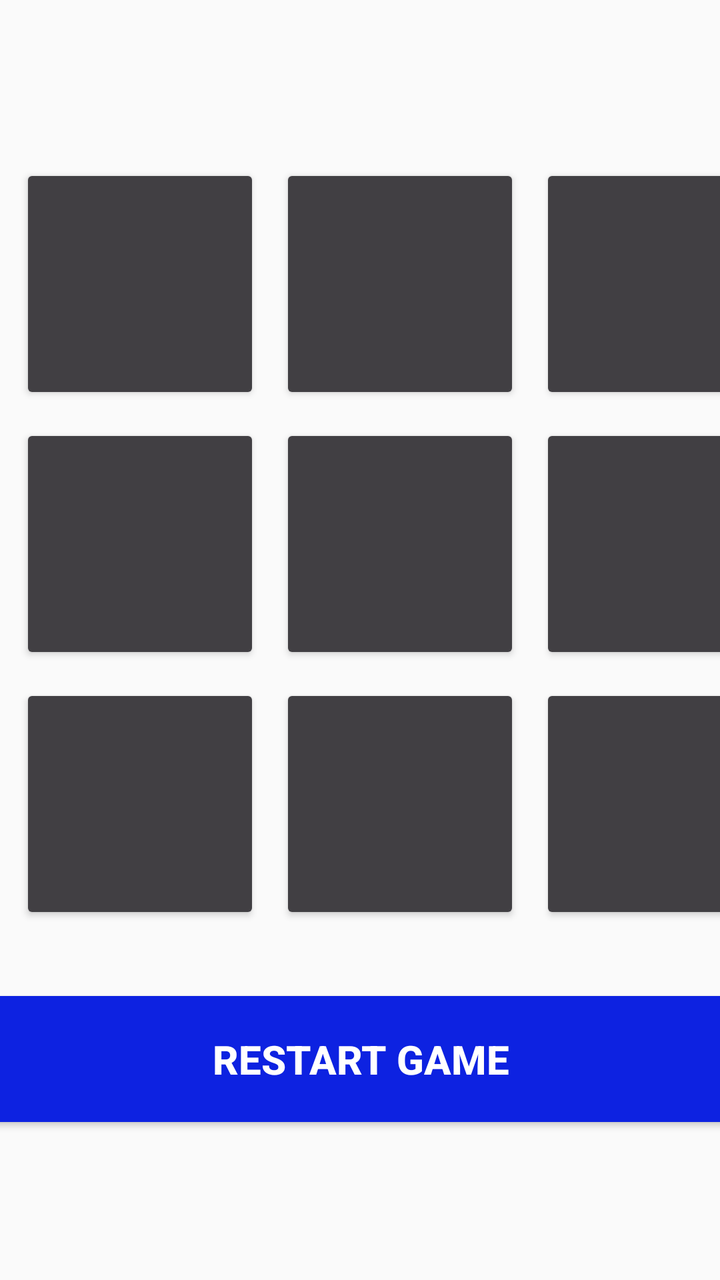
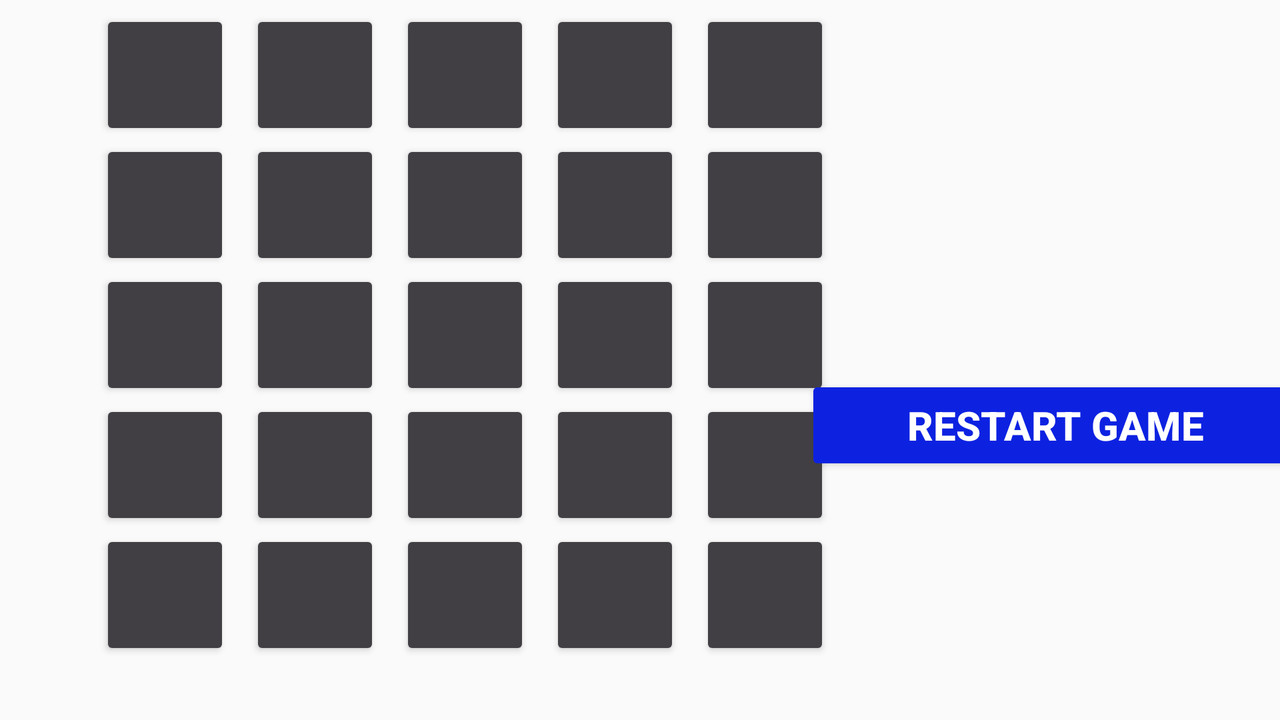

The same Android screen from two of the app's own layout files: first res/layout/ as a phone draws it, then the repository's variant for another configuration, drawn on a device whose configuration selects that folder. Both files follow.
<!-- AndroidManifest.xml: application theme AppTheme -->
<!-- res/layout/activity_game.xml -->
<?xml version="1.0" encoding="utf-8"?>

<androidx.constraintlayout.widget.ConstraintLayout
    xmlns:android="http://schemas.android.com/apk/res/android"
    xmlns:app="http://schemas.android.com/apk/res-auto"
    xmlns:tools="http://schemas.android.com/tools"
    android:layout_width="match_parent"
    android:layout_height="match_parent"
    tools:context=".GameActivity">

    <Button
        android:id="@+id/button1"
        android:layout_width="120dp"
        android:layout_height="120dp"
        android:layout_marginStart="10dp"
        android:layout_marginTop="25dp"
        android:backgroundTint="#413F43"
        android:onClick="onClickBtn"
        android:tag="1"
        android:textColor="#ffffff"
        android:textSize="60sp"
        android:textStyle="bold"
        app:layout_constraintStart_toStartOf="parent"
        app:layout_constraintTop_toBottomOf="@+id/textView" />

    <Button
        android:id="@+id/button2"
        android:layout_width="120dp"
        android:layout_height="120dp"
        android:layout_marginStart="10dp"
        android:backgroundTint="#413F43"
        android:onClick="onClickBtn"
        android:tag="2"
        android:textColor="#ffffff"
        android:textSize="60sp"
        android:textStyle="bold"
        app:layout_constraintLeft_toRightOf="@+id/button1"
        app:layout_constraintTop_toTopOf="@+id/button1" />

    <Button
        android:id="@+id/button3"
        android:layout_width="120dp"
        android:layout_height="120dp"
        android:layout_marginStart="10dp"
        android:backgroundTint="#413F43"
        android:onClick="onClickBtn"
        android:tag="3"
        android:textColor="#ffffff"
        android:textSize="60sp"
        app:layout_constraintStart_toEndOf="@+id/button2"
        app:layout_constraintTop_toTopOf="@+id/button2" />

    <Button
        android:id="@+id/button4"
        android:layout_width="120dp"
        android:layout_height="120dp"
        android:layout_marginTop="10dp"
        android:backgroundTint="#413F43"
        android:onClick="onClickBtn"
        android:tag="4"
        android:textColor="#ffffff"
        android:textSize="60sp"
        android:textStyle="bold"
        app:layout_constraintLeft_toLeftOf="@+id/button1"
        app:layout_constraintTop_toBottomOf="@+id/button1" />

    <Button
        android:id="@+id/button5"
        android:layout_width="120dp"
        android:layout_height="120dp"
        android:layout_marginStart="10dp"
        android:backgroundTint="#413F43"
        android:onClick="onClickBtn"
        android:tag="5"
        android:textColor="#ffffff"
        android:textSize="60sp"
        android:textStyle="bold"
        app:layout_constraintLeft_toRightOf="@+id/button4"
        app:layout_constraintTop_toTopOf="@+id/button4" />

    <Button
        android:id="@+id/button6"
        android:layout_width="120dp"
        android:layout_height="120dp"
        android:layout_marginStart="10dp"
        android:backgroundTint="#413F43"
        android:onClick="onClickBtn"
        android:tag="6"
        android:textColor="#ffffff"
        android:textSize="60sp"
        android:textStyle="bold"
        app:layout_constraintLeft_toRightOf="@+id/button5"
        app:layout_constraintTop_toTopOf="@+id/button5" />

    <Button
        android:id="@+id/button7"
        android:layout_width="120dp"
        android:layout_height="120dp"
        android:layout_marginStart="10dp"
        android:layout_marginTop="10dp"
        android:backgroundTint="#413F43"
        android:onClick="onClickBtn"
        android:tag="7"
        android:textColor="#ffffff"
        android:textSize="60sp"
        app:layout_constraintStart_toStartOf="parent"
        app:layout_constraintTop_toBottomOf="@+id/button4" />

    <Button
        android:id="@+id/button8"
        android:layout_width="120dp"
        android:layout_height="120dp"
        android:layout_marginStart="10dp"
        android:backgroundTint="#413F43"
        android:onClick="onClickBtn"
        android:tag="8"
        android:textColor="#ffffff"
        android:textSize="60sp"
        android:textStyle="bold"
        app:layout_constraintStart_toEndOf="@+id/button7"
        app:layout_constraintTop_toTopOf="@+id/button7" />

    <Button
        android:id="@+id/button9"
        android:layout_width="120dp"
        android:layout_height="120dp"
        android:layout_marginStart="10dp"
        android:backgroundTint="#413F43"
        android:onClick="onClickBtn"
        android:tag="9"
        android:textColor="#ffffff"
        android:textSize="60sp"
        app:layout_constraintStart_toEndOf="@+id/button8"
        app:layout_constraintTop_toTopOf="@+id/button8" />

    <TextView
        android:id="@+id/textView"
        android:layout_width="wrap_content"
        android:layout_height="wrap_content"
        android:layout_marginTop="30dp"
        android:textColor="#413F43"
        android:textSize="20sp"
        android:textStyle="bold"
        app:layout_constraintEnd_toEndOf="parent"
        app:layout_constraintStart_toStartOf="parent"
        app:layout_constraintTop_toTopOf="parent" />

    <Button
        android:id="@+id/restartButton"
        android:layout_width="400dp"
        android:layout_height="75dp"
        android:layout_marginTop="30dp"
        android:backgroundTint="#0D22E1"
        android:onClick="onClickResetBtn"
        android:text="@string/reset"
        android:textColor="#FFFFFF"
        android:textSize="20sp"
        android:textStyle="bold"
        app:layout_constraintEnd_toEndOf="parent"
        app:layout_constraintStart_toStartOf="parent"
        app:layout_constraintTop_toBottomOf="@+id/button8" />

</androidx.constraintlayout.widget.ConstraintLayout>
<!-- resources referenced by this layout -->
<resources>
  <string name="reset">Restart Game</string>
  <style name="AppTheme" parent="Theme.AppCompat.Light.DarkActionBar">
          
          <item name="colorPrimary">@color/primaryColor</item>
          <item name="colorPrimaryDark">@color/colorPrimaryDark</item>
          <item name="colorAccent">@color/colorAccent</item>
      </style>
  <color name="primaryColor">#6200EE</color>
  <color name="colorPrimaryDark">#3700B3</color>
  <color name="colorAccent">#03DAC5</color>
</resources>
<!-- res/layout-land/activity_game.xml (the repository's variant of the layout above) -->
<!-- drawn on the phone turned sideways -->
<?xml version="1.0" encoding="utf-8"?>

<androidx.constraintlayout.widget.ConstraintLayout xmlns:android="http://schemas.android.com/apk/res/android"
    xmlns:app="http://schemas.android.com/apk/res-auto"
    xmlns:tools="http://schemas.android.com/tools"
    android:layout_width="match_parent"
    android:layout_height="match_parent">

    <Button
        android:id="@+id/button18"
        android:layout_width="65dp"
        android:layout_height="65dp"
        android:layout_marginStart="10dp"
        android:backgroundTint="#413F43"
        android:onClick="onClickBtn"
        android:tag="18"
        android:textColor="#ffffff"
        android:textSize="25sp"
        android:textStyle="bold"
        app:layout_constraintStart_toEndOf="@+id/button17"
        app:layout_constraintTop_toTopOf="@+id/button17" />

    <Button
        android:id="@+id/button3"
        android:layout_width="65dp"
        android:layout_height="65dp"
        android:layout_marginStart="10dp"
        android:backgroundTint="#413F43"
        android:onClick="onClickBtn"
        android:tag="3"
        android:textColor="#ffffff"
        android:textSize="25sp"
        android:textStyle="bold"
        app:layout_constraintStart_toEndOf="@+id/button2"
        app:layout_constraintTop_toTopOf="@+id/button2" />

    <Button
        android:id="@+id/button2"
        android:layout_width="65dp"
        android:layout_height="65dp"
        android:layout_marginStart="10dp"
        android:backgroundTint="#413F43"
        android:onClick="onClickBtn"
        android:tag="2"
        android:textColor="#ffffff"
        android:textSize="25sp"
        android:textStyle="bold"
        app:layout_constraintStart_toEndOf="@+id/button1"
        app:layout_constraintTop_toTopOf="@+id/button1" />

    <Button
        android:id="@+id/button11"
        android:layout_width="65dp"
        android:layout_height="65dp"
        android:backgroundTint="#413F43"
        android:onClick="onClickBtn"
        android:tag="11"
        android:textColor="#ffffff"
        android:textSize="25sp"
        android:textStyle="bold"
        app:layout_constraintStart_toStartOf="@+id/button6"
        app:layout_constraintTop_toBottomOf="@+id/button6" />

    <Button
        android:id="@+id/button12"
        android:layout_width="65dp"
        android:layout_height="65dp"
        android:layout_marginStart="10dp"
        android:backgroundTint="#413F43"
        android:onClick="onClickBtn"
        android:tag="12"
        android:textColor="#ffffff"
        android:textSize="25sp"
        android:textStyle="bold"
        app:layout_constraintStart_toEndOf="@+id/button11"
        app:layout_constraintTop_toTopOf="@+id/button11" />

    <Button
        android:id="@+id/button13"
        android:layout_width="65dp"
        android:layout_height="65dp"
        android:layout_marginStart="10dp"
        android:backgroundTint="#413F43"
        android:onClick="onClickBtn"
        android:tag="13"
        android:textColor="#ffffff"
        android:textSize="25sp"
        android:textStyle="bold"
        app:layout_constraintStart_toEndOf="@+id/button12"
        app:layout_constraintTop_toTopOf="@+id/button12" />

    <Button
        android:id="@+id/button23"
        android:layout_width="65dp"
        android:layout_height="65dp"
        android:layout_marginStart="10dp"
        android:backgroundTint="#413F43"
        android:onClick="onClickBtn"
        android:tag="23"
        android:textColor="#ffffff"
        android:textSize="25sp"
        android:textStyle="bold"
        app:layout_constraintStart_toEndOf="@+id/button22"
        app:layout_constraintTop_toTopOf="@+id/button22" />

    <Button
        android:id="@+id/button16"
        android:layout_width="65dp"
        android:layout_height="65dp"
        android:backgroundTint="#413F43"
        android:onClick="onClickBtn"
        android:tag="16"
        android:textColor="#ffffff"
        android:textSize="25sp"
        android:textStyle="bold"
        app:layout_constraintStart_toStartOf="@+id/button11"
        app:layout_constraintTop_toBottomOf="@+id/button11" />

    <Button
        android:id="@+id/button5"
        android:layout_width="65dp"
        android:layout_height="65dp"
        android:layout_marginStart="10dp"
        android:backgroundTint="#413F43"
        android:onClick="onClickBtn"
        android:tag="5"
        android:textColor="#ffffff"
        android:textSize="25sp"
        android:textStyle="bold"
        app:layout_constraintStart_toEndOf="@+id/button4"
        app:layout_constraintTop_toTopOf="@+id/button4" />

    <Button
        android:id="@+id/button17"
        android:layout_width="65dp"
        android:layout_height="65dp"
        android:layout_marginStart="10dp"
        android:backgroundTint="#413F43"
        android:onClick="onClickBtn"
        android:tag="17"
        android:textColor="#ffffff"
        android:textSize="25sp"
        android:textStyle="bold"
        app:layout_constraintStart_toEndOf="@+id/button16"
        app:layout_constraintTop_toTopOf="@+id/button16" />

    <Button
        android:id="@+id/button21"
        android:layout_width="65dp"
        android:layout_height="65dp"
        android:backgroundTint="#413F43"
        android:onClick="onClickBtn"
        android:tag="21"
        android:textColor="#ffffff"
        android:textSize="25sp"
        android:textStyle="bold"
        app:layout_constraintStart_toStartOf="@+id/button16"
        app:layout_constraintTop_toBottomOf="@+id/button16" />

    <Button
        android:id="@+id/button7"
        android:layout_width="65dp"
        android:layout_height="65dp"
        android:layout_marginStart="10dp"
        android:backgroundTint="#413F43"
        android:onClick="onClickBtn"
        android:tag="7"
        android:textColor="#ffffff"
        android:textSize="25sp"
        android:textStyle="bold"
        app:layout_constraintStart_toEndOf="@+id/button6"
        app:layout_constraintTop_toTopOf="@+id/button6" />

    <Button
        android:id="@+id/button6"
        android:layout_width="65dp"
        android:layout_height="65dp"
        android:backgroundTint="#413F43"
        android:onClick="onClickBtn"
        android:tag="6"
        android:textColor="#ffffff"
        android:textSize="25sp"
        android:textStyle="bold"
        app:layout_constraintStart_toStartOf="@+id/button1"
        app:layout_constraintTop_toBottomOf="@+id/button1" />

    <Button
        android:id="@+id/button25"
        android:layout_width="65dp"
        android:layout_height="65dp"
        android:layout_marginStart="10dp"
        android:backgroundTint="#413F43"
        android:onClick="onClickBtn"
        android:tag="25"
        android:textColor="#ffffff"
        android:textSize="25sp"
        android:textStyle="bold"
        app:layout_constraintEnd_toEndOf="@+id/button20"
        app:layout_constraintStart_toEndOf="@+id/button24"
        app:layout_constraintTop_toTopOf="@+id/button24" />

    <Button
        android:id="@+id/button8"
        android:layout_width="65dp"
        android:layout_height="65dp"
        android:layout_marginStart="10dp"
        android:backgroundTint="#413F43"
        android:onClick="onClickBtn"
        android:tag="8"
        android:textColor="#ffffff"
        android:textSize="25sp"
        android:textStyle="bold"
        app:layout_constraintStart_toEndOf="@+id/button7"
        app:layout_constraintTop_toTopOf="@+id/button7" />

    <Button
        android:id="@+id/button9"
        android:layout_width="65dp"
        android:layout_height="65dp"
        android:layout_marginStart="10dp"
        android:backgroundTint="#413F43"
        android:onClick="onClickBtn"
        android:tag="9"
        android:textColor="#ffffff"
        android:textSize="25sp"
        android:textStyle="bold"
        app:layout_constraintStart_toEndOf="@+id/button8"
        app:layout_constraintTop_toTopOf="@+id/button8" />

    <Button
        android:id="@+id/button10"
        android:layout_width="65dp"
        android:layout_height="65dp"
        android:layout_marginStart="10dp"
        android:backgroundTint="#413F43"
        android:onClick="onClickBtn"
        android:tag="10"
        android:textColor="#ffffff"
        android:textSize="25sp"
        android:textStyle="bold"
        app:layout_constraintEnd_toEndOf="@+id/button5"
        app:layout_constraintStart_toEndOf="@+id/button9"
        app:layout_constraintTop_toTopOf="@+id/button9" />

    <Button
        android:id="@+id/button1"
        android:layout_width="65dp"
        android:layout_height="65dp"
        android:layout_marginStart="50dp"
        android:layout_marginTop="5dp"
        android:backgroundTint="#413F43"
        android:onClick="onClickBtn"
        android:tag="1"
        android:textColor="#ffffff"
        android:textSize="25sp"
        android:textStyle="bold"
        app:layout_constraintStart_toStartOf="parent"
        app:layout_constraintTop_toTopOf="parent" />

    <Button
        android:id="@+id/button14"
        android:layout_width="65dp"
        android:layout_height="65dp"
        android:layout_marginStart="10dp"
        android:backgroundTint="#413F43"
        android:onClick="onClickBtn"
        android:tag="14"
        android:textColor="#ffffff"
        android:textSize="25sp"
        android:textStyle="bold"
        app:layout_constraintStart_toEndOf="@+id/button13"
        app:layout_constraintTop_toTopOf="@+id/button13" />

    <Button
        android:id="@+id/button15"
        android:layout_width="65dp"
        android:layout_height="65dp"
        android:layout_marginStart="10dp"
        android:backgroundTint="#413F43"
        android:onClick="onClickBtn"
        android:tag="15"
        android:textColor="#ffffff"
        android:textSize="25sp"
        android:textStyle="bold"
        app:layout_constraintEnd_toEndOf="@+id/button10"
        app:layout_constraintStart_toEndOf="@+id/button14"
        app:layout_constraintTop_toTopOf="@+id/button14" />

    <Button
        android:id="@+id/button19"
        android:layout_width="65dp"
        android:layout_height="65dp"
        android:layout_marginStart="10dp"
        android:backgroundTint="#413F43"
        android:onClick="onClickBtn"
        android:tag="19"
        android:textColor="#ffffff"
        android:textSize="25sp"
        android:textStyle="bold"
        app:layout_constraintStart_toEndOf="@+id/button18"
        app:layout_constraintTop_toTopOf="@+id/button18" />

    <Button
        android:id="@+id/button22"
        android:layout_width="65dp"
        android:layout_height="65dp"
        android:layout_marginStart="10dp"
        android:backgroundTint="#413F43"
        android:onClick="onClickBtn"
        android:tag="22"
        android:textColor="#ffffff"
        android:textSize="25sp"
        android:textStyle="bold"
        app:layout_constraintStart_toEndOf="@+id/button21"
        app:layout_constraintTop_toTopOf="@+id/button21" />

    <Button
        android:id="@+id/button4"
        android:layout_width="65dp"
        android:layout_height="65dp"
        android:layout_marginStart="10dp"
        android:backgroundTint="#413F43"
        android:onClick="onClickBtn"
        android:tag="4"
        android:textColor="#ffffff"
        android:textSize="25sp"
        android:textStyle="bold"
        app:layout_constraintStart_toEndOf="@+id/button3"
        app:layout_constraintTop_toTopOf="@+id/button3" />

    <Button
        android:id="@+id/button20"
        android:layout_width="65dp"
        android:layout_height="65dp"
        android:layout_marginStart="10dp"
        android:backgroundTint="#413F43"
        android:onClick="onClickBtn"
        android:tag="20"
        android:textColor="#ffffff"
        android:textSize="25sp"
        android:textStyle="bold"
        app:layout_constraintEnd_toEndOf="@+id/button15"
        app:layout_constraintStart_toEndOf="@+id/button19"
        app:layout_constraintTop_toTopOf="@+id/button19" />

    <Button
        android:id="@+id/button24"
        android:layout_width="65dp"
        android:layout_height="65dp"
        android:layout_marginStart="10dp"
        android:backgroundTint="#413F43"
        android:onClick="onClickBtn"
        android:tag="24"
        android:textColor="#ffffff"
        android:textSize="25sp"
        android:textStyle="bold"
        app:layout_constraintStart_toEndOf="@+id/button23"
        app:layout_constraintTop_toTopOf="@+id/button23" />

    <TextView
        android:id="@+id/textView"
        android:layout_width="wrap_content"
        android:layout_height="wrap_content"
        android:layout_marginTop="15dp"
        android:layout_marginBottom="200dp"
        android:textColor="#413F43"
        android:textSize="30sp"
        android:textStyle="bold"
        app:layout_constraintBottom_toBottomOf="parent"
        app:layout_constraintEnd_toEndOf="parent"
        app:layout_constraintStart_toEndOf="@+id/button10"
        app:layout_constraintTop_toTopOf="parent" />

    <Button
        android:id="@+id/restartButton"
        android:layout_width="250dp"
        android:layout_height="50dp"
        android:layout_marginTop="80dp"
        android:backgroundTint="#0D22E1"
        android:onClick="onClickResetBtn"
        android:text="@string/reset"
        android:textColor="#ffffff"
        android:textSize="20sp"
        android:textStyle="bold"
        app:layout_constraintEnd_toEndOf="parent"
        app:layout_constraintStart_toEndOf="@+id/button20"
        app:layout_constraintTop_toBottomOf="@+id/textView" />

</androidx.constraintlayout.widget.ConstraintLayout>
